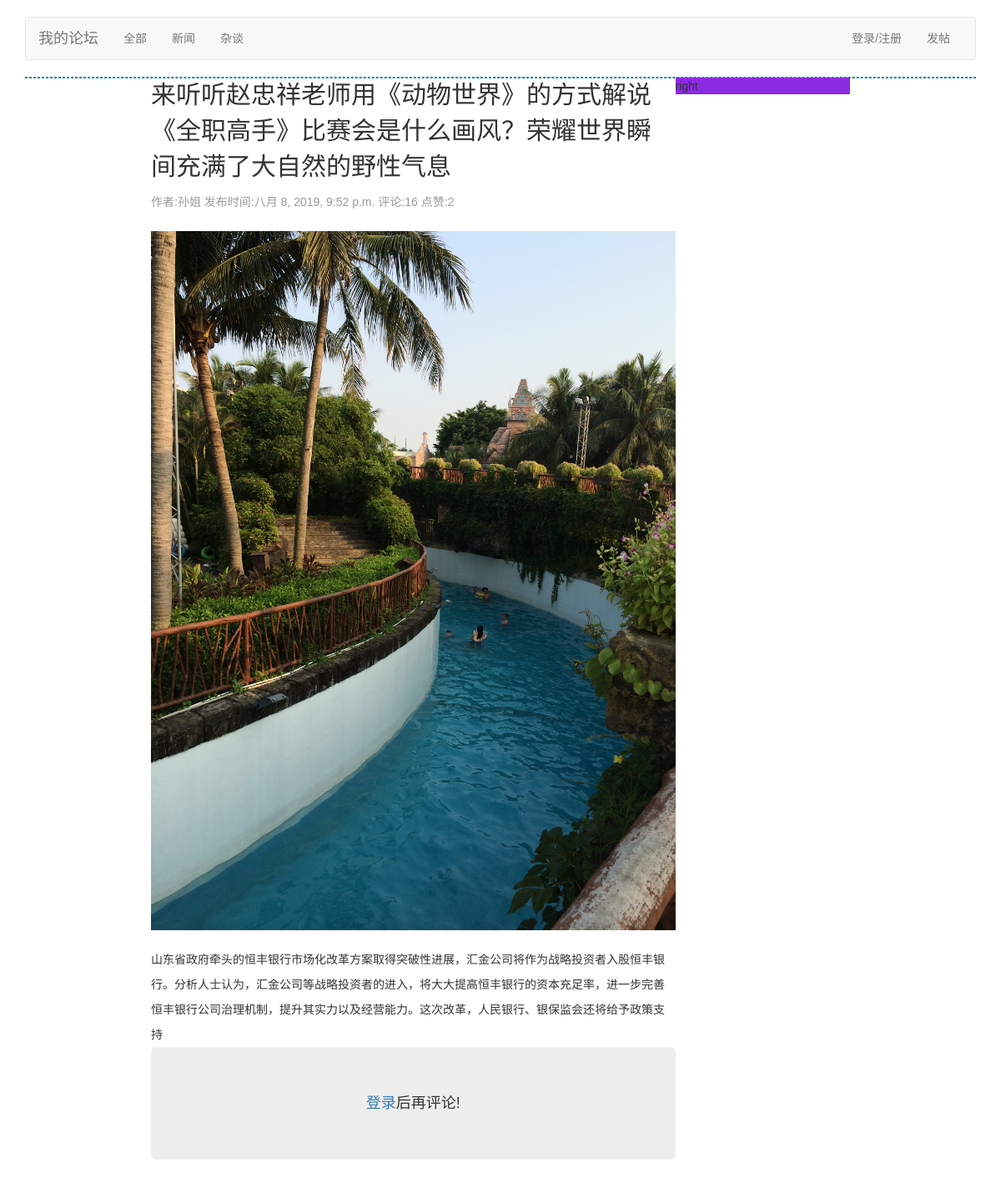
Screenshot of /bbs/detail/1 with the database file from the repository.
### bbs/models.py (models this page shows, shortened)
class Category(models.Model):
    name=models.CharField(max_length=64,unique=True)
    brief=models.CharField(null=True,blank=True,max_length=255,verbose_name='板块介绍')
    set_as_top_menu=models.BooleanField(default=False,verbose_name='是否首页显示')
    position_index=models.SmallIntegerField(verbose_name='标题排序')
    admins=models.ManyToManyField('UserProfile',blank=True)     #blank=True表示可以为空，blank则用于做空字段的校验。
    '''定义str函数，这样在django后台的外键下拉框里面就会显示对应的name的值，而不是返回一个object的对象'''

class Article(models.Model):
    title=models.CharField('文章标题',max_length=255)
    brief=models.CharField(null=True,blank=True,max_length=255,verbose_name='文章简介') #null=True只是用于在数据库中存储空值，并不用于校验
    category=models.ForeignKey('Category',on_delete=models.CASCADE)
    content=models.TextField(u'文章内容')
    author=models.ForeignKey('UserProfile',on_delete=models.CASCADE)
    pub_date=models.DateTimeField('发布时间',blank=True,null=True)                     #这里不能创建的时候就填时间，因为有时候是草稿，这时候不能把草稿当作发布时间
    last_modify=models.DateTimeField(auto_now=True)     #每次修改都会更新时间
    priority=models.IntegerField(verbose_name='优先级',default=1000)
    head_img=models.ImageField('文章图片',upload_to='uploads')
    status_choice=(
        ('draft','草稿'),
        ('published','已发布'),
        ('hidden','隐藏'),
    )
    status=models.CharField(choices=status_choice,default='published',max_length=32)
    '''
    clean 用于对表里面的输入做验证，这样就不用前端去做判断了。
    如下方法：
    如果状态类型是草稿，那么就不能给这个文章的pub_date赋值，这时候就返回一个错误信息。
    如果是已发布状态且pub_date是空的，那么就给pub_date这个字段填上当前时间。
    '''
    def clean(self):
        if self.status == 'draft' and self.pub_date is not None:
            raise ValidationError(('Draft entries may not have a publication date.'))
        if self.status == 'published' and self.pub_date is None:
            self.pub_date = datetime.date.today()

class UserProfile(models.Model):
    user = models.OneToOneField(User,on_delete=models.CASCADE)
    name=models.CharField(max_length=32)
    signature=models.CharField(max_length=255,blank=True,null=True) #blank=True表示用户可以不填写这个字段，null=True表示允许数据库存储空字段。
    head_img=models.ImageField(height_field=150,width_field=150,blank=True,null=True)

### bbs/views.py (the view)
# urls.py: re_path('detail/(\d+)', views.article_detail, name='article_detail'),
def article_detail(request,article_id):
    article_obj=models.Article.objects.get(id=article_id)
    comment_tree=comment_handler.build_tree(article_obj.comment_set.select_related())
    return render(request, 'bbs/article_detail.html', {'article_obj':article_obj, 'category_list':category_list})

### bbs/comment_handler.py (called while the page is built)
def add_node(tree_dic,comment):
    if comment.parent_comment is None:
        tree_dic[comment]={}
    else:
        for k,v in tree_dic.items():
            if k == comment.parent_comment:
                tree_dic[comment.parent_comment][comment]={}
            else:
                add_node(v,comment)

def build_tree(comment_set):
    tree_dic={}
    for comment in comment_set:
        print(comment.parent_comment)
        add_node(tree_dic,comment)
    return tree_dic

### bbs/models.py (called while the page is built)
    def __str__(self):
        return '%s,%s'%(self.parent_comment,self.comment)

### bbs/templatetags/custom.py (called while the page is built)
@register.simple_tag
def truncate_url(img_obj):
    return img_obj.split('/', maxsplit=1)[-1]    #和上面的join取得的结果是一样的

@register.simple_tag
def filter_comment(article_obj):
    query_set=article_obj.comment_set.select_related()
    comments={
        'comment_count':query_set.filter(comment_type=1).count(),
        'thumb_count':query_set.filter(comment_type=2).count(),
    }
    return comments

### templates/bbs/article_detail.html (shortened to what this page needs)
{% extends 'base.html' %}
{% load  custom static %}
{% block page-container %}
    <div class="wrap-left">
        <div class="article-title-bg">{{ article_obj.title }}</div>
        <div class="article-title-brief">
            <span>作者:{{ article_obj.author.name }}</span>
            <span>发布时间:{{ article_obj.pub_date }}</span>
            <span>
                {% filter_comment article_obj as comments %}
                评论:{{ comments.comment_count }}
                点赞:{{ comments.thumb_count }}
            </span>
        </div>
        <div class="article-content">
            {% truncate_url article_obj.head_img.url as imgpath %}
            <img class="article-detail-head-img" src="{% static imgpath %}"/>
            {{ article_obj.content }}
        </div>
        <div class="comment-box">
            {% if request.user.is_authenticated %}
                <div class="comment-area">
                <textarea class="form-control" rows="4"></textarea>
                <button class="btn btn-sm btn-primary pull-right" style="margin-top:10px;">评论</button>
                </div>
            {% else %}
                <div class="jumbotron" style="text-align: center">
                    <h4><a class="btn-link" href="{% url 'login' %}?next={{ request.path_info }}">登录</a>后再评论!</h4>
                </div>
            {% endif %}
        </div>
    </div>
    <div class="wrap-right">
        right
    </div>
{% endblock %}

### templates/base.html (shortened to what this page needs)
{% load custom static %}
<!DOCTYPE html>
<html lang="zh-CN">
<head>
    <link href="/static/bootstrap-3.3.7-dist/css/bootstrap.min.css" rel="stylesheet">
    <link href="/static/bootstrap-3.3.7-dist/css/ie10-viewport-bug-workaround.css" rel="stylesheet">
    <link href="/static/bootstrap-3.3.7-dist/css/navbar.css" rel="stylesheet">
    <link href="/static/bootstrap-3.3.7-dist/css/custom.css" rel="stylesheet">
</head>
<body>
<div class="container">
    <nav class="navbar navbar-default">
        <div class="container-fluid">
            <div class="navbar-header">
                <a class="navbar-brand" href="/bbs">我的论坛</a>
            </div>
            <div id="navbar" class="navbar-collapse collapse">
                <ul class="nav navbar-nav">
                    {% for category in category_list %}
                        {% if category.id == category_obj.id %}
                            <li class="active"><a href="/bbs/category/{{ category.id }}">{{ category.name }}</a></li>
                        {% else %}
                            <li><a href="/bbs/category/{{ category.id }}">{{ category.name }}</a></li>
                        {% endif %}
                    {% endfor %}
                </ul>
                <ul class="nav navbar-nav navbar-right">
                    {% if request.user.is_authenticated %}
                        <li class=""><a
                                href="https://v3.bootcss.com/examples/navbar/">{{ request.user.userprofile.name }} <span
                                class="sr-only">(current)</span></a></li>
                        <li class=""><a href="{% url 'logout' %}">注销 <span class="sr-only">(current)</span></a></li>
                    {% else %}
                        <li class=""><a href="{% url 'login' %}">登录/注册 <span class="sr-only">(current)</span></a></li>
                    {% endif %}
                        <li class=""><a href="{% url 'new_article' %}">发帖</a> </li>
                </ul>
            </div>
        </div>
    </nav>
    <div class="page-container">
        {% block page-container %}{% endblock %}
    </div>
</div>
</body>
</html>

### rows the page displays
Category: name "全部"
Category: name "新闻"
Category: name "杂谈"
Article: title "来听听赵忠祥老师用《动物世界》的方式解说《全职高手》比赛会是什么画风？荣耀世界瞬间充满了大自然的野性气息", author.name "孙姐", pub_date "八月 8, 2019, 9:52 p.m.", content "山东省政府牵头的恒丰银行市场化改革方案取得突破性进展，汇金公司将作为战略投资者入股恒丰银行。分析人士认为，汇金公司等战略投资者的进入，将大大提高恒丰银行的资本充足率，进一步完善恒丰银行公司治理机制，提升其实力以及经营能力。这次改革，人民银行、银保监会还将给予政策支持"

### other values shown
{{ comments.comment_count }} "16"
{{ comments.thumb_count }} "2"
